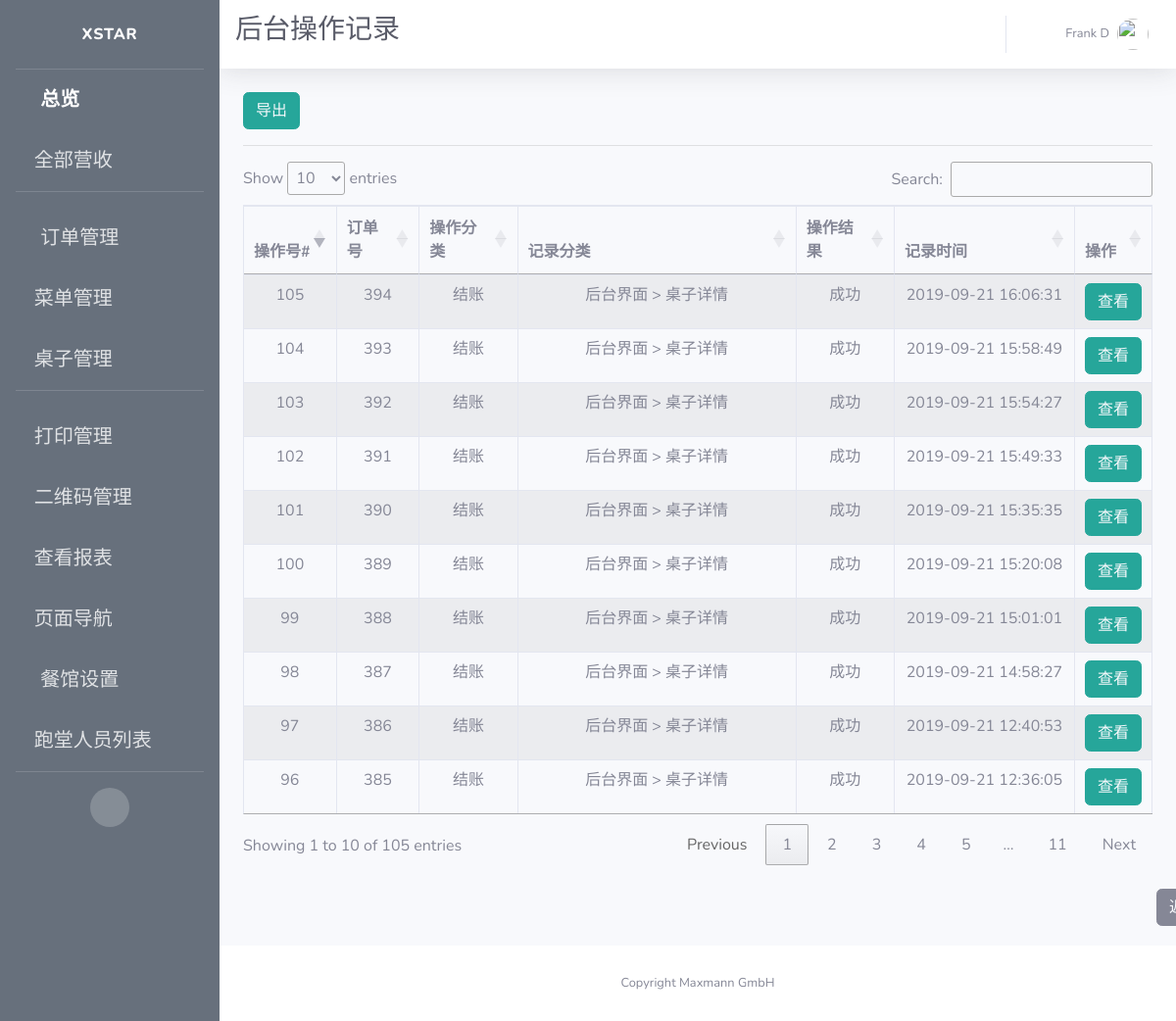
Screenshot of /view/logs (signed in) with the database file from the repository.
### app/models.py (models this page shows, shortened)
class User(UserMixin, db.Model):
    id = db.Column(db.Integer, primary_key=True)
    username = db.Column(db.String(64), index=True, unique=True, nullable=False)
    alias = db.Column(db.String(64))
    email = db.Column(db.String(120), unique=True)
    password_hash = db.Column(db.String(128))
    permissions = db.Column(db.Integer)
    container = db.Column(db.String(300))
    timeCreated = db.Column(db.DateTime, default=datetime.utcnow)

class Log(db.Model):
    id = db.Column(db.Integer, primary_key=True, unique=True, index=True)
    order_id = db.Column(db.Integer)
    operation = db.Column(db.String(100))
    page = db.Column(db.String(100))
    desc = db.Column(db.String(2000))
    status = db.Column(db.String(500))
    time = db.Column(db.String(500))

### app/routes.py (the view)
@app.route('/view/logs')
@login_required
def view_logs():
    logs = Log.query.all()
    context = dict(referrer=request.headers.get('Referer'),
                   title=u"后台操作记录",
                   company_name=company_info.get('company_name'),
                   logs=logs)
    return render_template('view_logs.html', **context)

### app/models.py (called while the page is built)
@login.user_loader
def load_user(id):
    return User.query.get(int(id))

### app/templates/view_logs.html (shortened to what this page needs)
{% extends 'base.html' %}
{% block css %}
<link rel="stylesheet" type="text/css" href="https://cdn.datatables.net/1.10.19/css/jquery.dataTables.css">
<link rel="stylesheet" type="text/css" href="https://cdnjs.cloudflare.com/ajax/libs/twitter-bootstrap/4.1.3/css/bootstrap.css">
<link rel="stylesheet" type="text/css" href="https://cdn.datatables.net/1.10.19/css/dataTables.bootstrap4.min.css">
{% endblock %}
{% block title %}
<h1 class="h3 mb-2 text-gray-800">{{title}}</h1>
<br>
{% endblock %}
{% block content %}
<button type="button" class="btn btn-info" style="border-color:#26a69a; background-color:#26a69a;">
  <a style="color: rgb(247, 249, 252)" href={{ url_for('export_log') }} >
     导出
  </a>
</button>
<hr>
<div class="row">
  <div class="col-sm-12">
    <table id="example" class="table table-striped table-bordered">
      <thead>
        <tr>
          <th>操作号#</th>
          <th>订单号</th>
          <th>操作分类</th>
          <th>记录分类</th>
          <th>操作结果</th>
          <th>记录时间</th>
          <th>操作</th>
        </tr>
      </thead>
      <tbody>
        {% for log in logs %}
        <tr>
            <td>{{ log.id }}</td>
            <td>{{log.order_id}}</td>
            <td>{{log.operation}}</td>
            <td>{{log.page}}</td>
            <td>{{log.status}}</td>
            <td>{{log.time.split(".")[0]}}</td>
            <td style="text-align:center">
              <span>
                <button type="button" class="btn btn-info" style="border-color:#26a69a; background-color:#26a69a;">
                  <a style="color: rgb(247, 249, 252)" href={{ url_for('view_log', log_id=log.id) }}>
                    查看
                  </a>
                </button>
              </span>
            </td>
        </tr>
        {% endfor %}
      </tbody>
    </table>
    </div>
</div>
<br>
<button type="button" class="btn btn-secondary" id="back">
  <a style="color: rgb(247, 249, 252)" href={{ referrer }}>
    返回
</button>
{% endblock %}

### app/templates/base.html (shortened to what this page needs)
<!DOCTYPE html>
<html lang="en">
<head>
  {% block css %}
  {% endblock %}
  <link href="{{ url_for('static', filename='fontawesome-free/css/all.min.css') }}" rel="stylesheet" type="text/css">
  <link href="{{ url_for('static', filename='css/sb-admin-2.min.css')}}" rel="stylesheet">
  <link rel='stylesheet' href='https://cdnjs.cloudflare.com/ajax/libs/flag-icon-css/0.8.2/css/flag-icon.min.css'>
</head>
<body id="page-top">
  <div id="wrapper">
    <ul class="navbar-nav bg-gradient-primary sidebar sidebar-dark accordion" id="accordionSidebar">
      <a class="sidebar-brand d-flex align-items-center justify-content-center" href="{{ url_for('index') }}">
        <div class="sidebar-brand-text mx-3">Xstar</div>
      </a>
      <hr class="sidebar-divider my-0">
      <li class="nav-item active">
        <a class="nav-link" href="{{url_for('index') }}">
          <i class="fas fa-fw fa-tachometer-alt"></i>
          <span>总览</span></a>
      </li>
      <li class="nav-item">
        <a class="nav-link collapsed" href="#" data-toggle="collapse" data-target="#collapseOne" aria-expanded="true" aria-controls="collapseOne">
          <i class="fas fa-money-bill-alt"></i>
          <span>全部营收</span>
        </a>
      </li>
      <hr class="sidebar-divider">
      <li class="nav-item">
        <a class="nav-link collapsed" href="#" data-toggle="collapse" data-target="#collapseTwo" aria-expanded="true" aria-controls="collapseTwo">
          <i class="fas fa-fw fa-cog"></i>
          <span>订单管理</span>
        </a>
      </li>
      <li class="nav-item">
        <a class="nav-link collapsed" href="#" data-toggle="collapse" data-target="#collapseMenu" aria-expanded="true" aria-controls="collapseTwo">
        <i class="fas fa-utensils"></i>
          <span>菜单管理</span>
        </a>
      </li>
      <li class="nav-item">
        <a class="nav-link collapsed" href="#" data-toggle="collapse" data-target="#collapseUtilities" aria-expanded="true" aria-controls="collapseUtilities">
          <i class="fas fa-chair"></i>
          <span>桌子管理</span>
        </a>
      </li>
      <hr class="sidebar-divider">
      <li class="nav-item">
        <a class="nav-link collapsed" href="#" data-toggle="collapse" data-target="#collapsePages" aria-expanded="true" aria-controls="collapsePages">
          <i class="fas fa-print"></i>
          <span>打印管理</span>
        </a>
      </li>
      <li class="nav-item">
        <a class="nav-link" href={{ url_for('qrcode_manage') }}>
          <i class="fas fa-qrcode"></i>
          <span>二维码管理</span>
        </a>
      </li>
      <li class="nav-item">
        <a class="nav-link collapsed" href="#" data-toggle="collapse" data-target="#collapseLogs" aria-expanded="true" aria-controls="collapseUtilities">
          <i class="far fa-sticky-note"></i>
          <span>查看报表</span>
        </a>
      </li>
      <li class="nav-item">
        <a class="nav-link collapsed" href="#" data-toggle="collapse" data-target="#collapseNavigation" aria-expanded="true" aria-controls="collapseUtilities">
          <i class="far fa-compass"></i>
          <span>页面导航</span>
        </a>
      </li>
      <li class="nav-item">
        <a class="nav-link" href="{{ url_for('set_store') }}">
          <i class="fas fa-fw fa-wrench"></i>
          <span>餐馆设置</span></a>
      </li>
      {% if current_user.permissions == 100 %}
      <li class="nav-item">
        <a class="nav-link" href="{{ url_for('boss_users_manage') }}">
          <i class="fas fa-users"></i>
          <span>账户管理</span></a>
      </li>
      {% else %}
      <li class="nav-item">
        <a class="nav-link" href="{{ url_for('users_manage') }}">
          <i class="fas fa-users"></i>
          <span>跑堂人员列表</span></a>
      </li>
      {% endif %}
      <hr class="sidebar-divider d-none d-md-block">
      <div class="text-center d-none d-md-inline">
        <button class="rounded-circle border-0" id="sidebarToggle"></button>
      </div>
    </ul>
    <div id="content-wrapper" class="d-flex flex-column">
      <div id="content">
        <nav class="navbar navbar-expand navbar-light bg-white topbar mb-4 static-top shadow">
          {% block title %}
          {% endblock %}
          <ul class="navbar-nav ml-auto">
            <li class="nav-item dropdown no-arrow">
              <a class="nav-link dropdown-toggle" href="#" id="lanDropdown" role="button" data-toggle="dropdown" aria-haspopup="true" aria-expanded="false">
              </a>
            </li>
            <li class="nav-item dropdown no-arrow">
              <a class="nav-link dropdown-toggle" href="#" id="userDropdown" role="button" data-toggle="dropdown" aria-haspopup="true" aria-expanded="false">
                <span class="mr-2 d-none d-lg-inline text-gray-600 small">{{ current_user.alias }}</span>
                <img class="img-profile rounded-circle" src="https://source.unsplash.com/QAB-WJcbgJk/60x60">
              </a>
            </li>
          </ul>
        </nav>
        <div class="container-fluid">
          {% block content %}{% endblock %}
        </div>
      </div>
      <footer class="sticky-footer bg-white">
        <div class="container my-auto">
          <div class="copyright text-center my-auto">
            <span>Copyright {{ company_name }}</span>
          </div>
        </div>
      </footer>
    </div>
  </div>
</body>
</html>

### app/templates/view_logs.html (style rules this page uses)
#back { margin-left: 932px; margin-bottom:20px; }
table { text-align: center; }

### app/templates/base.html (style rules this page uses)
.bg-gradient-primary { background-image: linear-gradient(180deg,#67707c 10%,#67707c 100%); background-size: cover; }

### rows the page displays
User: alias "Frank D"
Log: id "96", order_id "385", operation "结账", page "后台界面 > 桌子详情", status "成功", time "2019-09-21 12:36:05"
Log: id "97", order_id "386", operation "结账", page "后台界面 > 桌子详情", status "成功", time "2019-09-21 12:40:53"
Log: id "98", order_id "387", operation "结账", page "后台界面 > 桌子详情", status "成功", time "2019-09-21 14:58:27"
Log: id "99", order_id "388", operation "结账", page "后台界面 > 桌子详情", status "成功", time "2019-09-21 15:01:01"
Log: id "100", order_id "389", operation "结账", page "后台界面 > 桌子详情", status "成功", time "2019-09-21 15:20:08"
Log: id "101", order_id "390", operation "结账", page "后台界面 > 桌子详情", status "成功", time "2019-09-21 15:35:35"
Log: id "102", order_id "391", operation "结账", page "后台界面 > 桌子详情", status "成功", time "2019-09-21 15:49:33"
Log: id "103", order_id "392", operation "结账", page "后台界面 > 桌子详情", status "成功", time "2019-09-21 15:54:27"
Log: id "104", order_id "393", operation "结账", page "后台界面 > 桌子详情", status "成功", time "2019-09-21 15:58:49"
Log: id "105", order_id "394", operation "结账", page "后台界面 > 桌子详情", status "成功", time "2019-09-21 16:06:31"

### other values shown
{{ title }} "后台操作记录"
{{ company_name }} "Maxmann GmbH"
